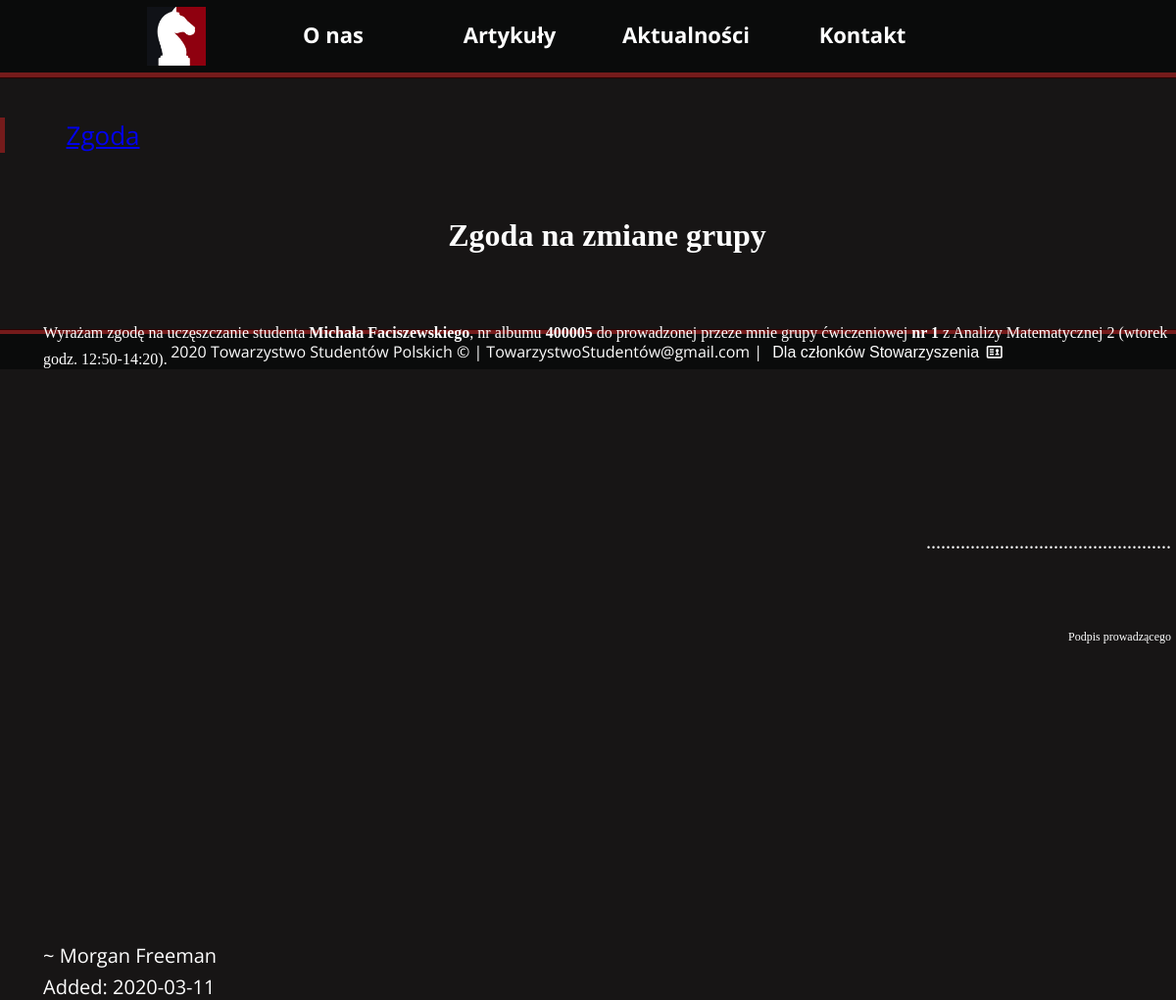
The page /articles/3 on the database its author committed.
### articles/models.py (models this page shows, shortened)
class Article(models.Model):
    date = models.DateTimeField()
    body = models.TextField()
    author = models.CharField(max_length=100)
    title = models.CharField(max_length=200)

### articles/views.py (the view)
# urls.py: path('<int:pk>',views.ArticleDetailView.as_view(),name='articledetails')
class ArticleDetailView(DetailView):
    model = Article
    template_name='articles/article.html'
    def get_context_data(self, **kwargs):
        context = super(ArticleDetailView,self).get_context_data(**kwargs)
        return context

### articles/templates/articles/article.html (shortened to what this page needs)
{% extends "info/header_footer.html" %}
{% block content %}
	<div class="News">
		<div class="TopNews">
			<a href="/articles/{{post.id}}">{{ object.title }}</a>
		</div>
		<div class="NewsText">
			<h3>
				{{object.body|safe}}
			</h3>
			<h3>
				~ {{object.author}}
			</h3>
			<h3>
				Added: {{object.date|date:"Y-m-d"}}
			</h3>
		</div>
	</div>
{% endblock %}

### political_website/static/info/css/style.css (style rules this page uses)
body { background-color: #171515; color: #fefefe; margin: 0; font-family: 'Open Sans', sans-serif; font-size: 20px; line-height: normal; }
h3 { font-size: 20px; font-weight: 400; color: #fefefe; padding: 0px; margin: 5px; }
.News { margin-left: auto; margin-right: auto; margin-top: 40px; }
.TopNews { font-size: 26px; font-weight: 400; text-align: center; margin-right: auto; width: 200px; border-left: 5px solid #751b1b; }
.NewsText { height: 90px; text-align: left; margin-left: 39px; }

### rows shown on the page
Article: body "Zgoda na zmiane grupy Wyrażam zgodę na uczęszczanie studenta Michała Faciszewskiego , nr albumu 400005 do prowadzonej przeze mnie grupy ćwiczeniowej nr 1 z Analizy Matematycznej 2 (wtorek godz. 12:50-14:20). .................................................. Podpis prowadzącego", author "Morgan Freeman", date "2020-03-11"
